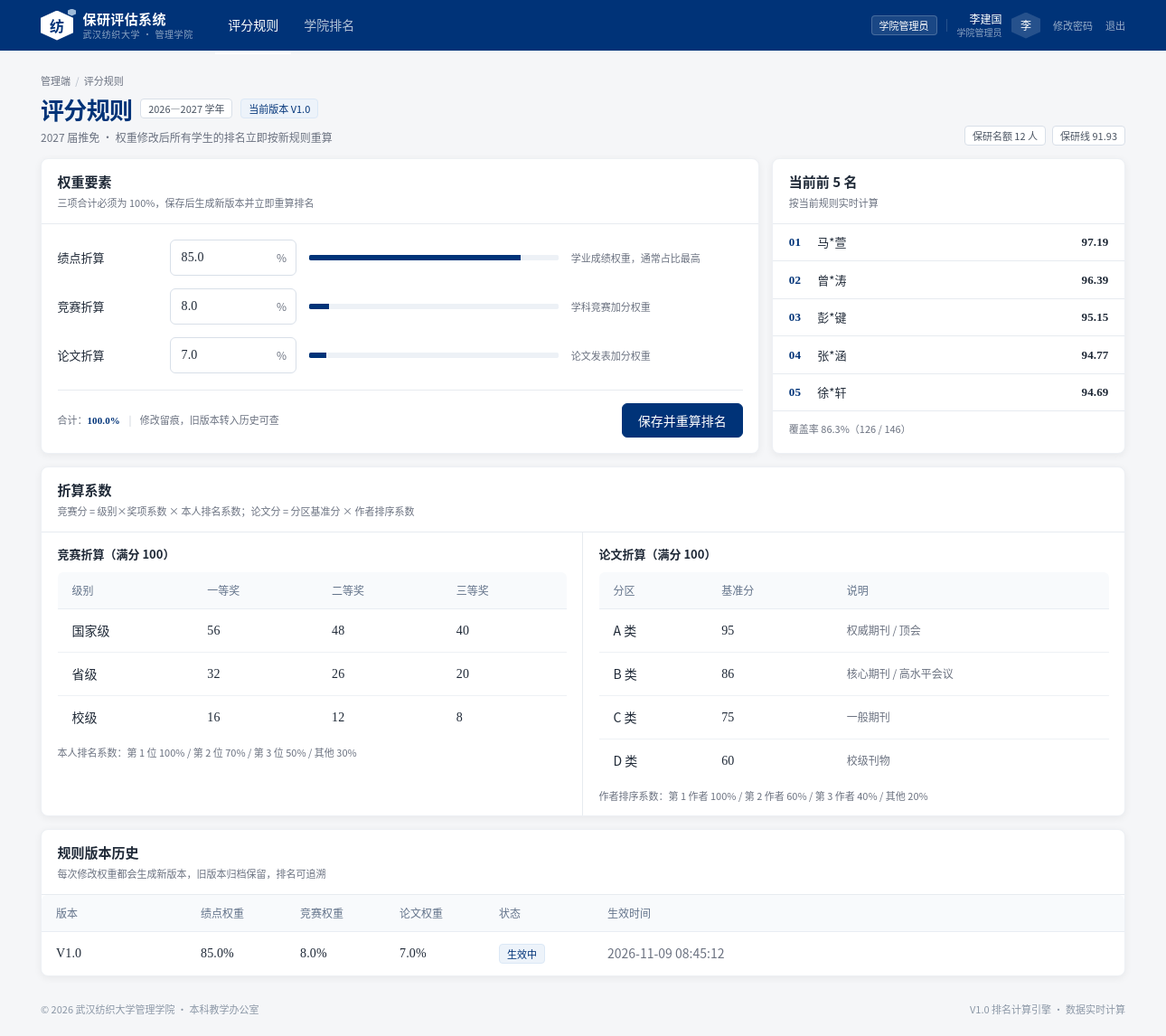
The page /admin/rules (signed in) on the database its author committed.
### tables this page shows
CREATE TABLE sys_config (
    key    TEXT PRIMARY KEY,
    value  TEXT NOT NULL,
    remark TEXT
);

CREATE TABLE score_rule (
    id           INTEGER PRIMARY KEY AUTOINCREMENT,
    year         INTEGER NOT NULL,
    version      TEXT NOT NULL,                    -- 如 V1.0
    gpa_weight   REAL NOT NULL,
    comp_weight  REAL NOT NULL,
    paper_weight REAL NOT NULL,
    gpa_scale    REAL NOT NULL DEFAULT 5.0,
    comp_coef    TEXT NOT NULL,                    -- JSON：级别×奖项 系数
    paper_coef   TEXT NOT NULL,                    -- JSON：分区 基准分
    comp_cap     REAL NOT NULL DEFAULT 100,
    paper_cap    REAL NOT NULL DEFAULT 100,
    status       TEXT NOT NULL DEFAULT 'ACTIVE' CHECK (status IN ('ACTIVE','ARCHIVED')),
    effective_at TEXT NOT NULL,
    created_by   INTEGER,
    created_at   TEXT NOT NULL DEFAULT (datetime('now','localtime')),
    UNIQUE (year, version)
);

CREATE TABLE participation (
    id           INTEGER PRIMARY KEY AUTOINCREMENT,
    student_id   INTEGER NOT NULL REFERENCES student(id),
    year         INTEGER NOT NULL,
    status       TEXT NOT NULL DEFAULT 'DRAFT' CHECK (status IN ('DRAFT','CONFIRMED','WITHDRAWN')),
    confirmed_at TEXT,
    UNIQUE (student_id, year)
);

### app.py (the view, shortened to what this page needs)
    @app.route("/admin/rules", methods=["GET", "POST"])
    @role_required("COLLEGE_ADMIN", "SCHOOL_ADMIN")
    def admin_rules():
        db = get_db()
        year = current_year(db)
        rule = scoring.load_rule(db, year)
        history = db.execute(
            "SELECT * FROM score_rule WHERE year = ? ORDER BY id DESC", (year,)
        ).fetchall()
        ranking = scoring.build_ranking(db, year)
        return render_template(
            "admin/rules.html",
            year=year, rule=rule, history=history,
            stats=ranking["stats"],
            top=ranking["rows"][:5],
            quota=scoring.get_quota(db),
            cutoff=scoring.cutoff_score(ranking, scoring.get_quota(db)),
            year_label=get_config(db, "academic_year_label"),
        )

### app.py (called while the page is built)
def current_year(db):
    row = db.execute("SELECT value FROM sys_config WHERE key = 'current_year'").fetchone()
    return int(row["value"]) if row else 2027

def get_config(db, key, default=""):
    row = db.execute("SELECT value FROM sys_config WHERE key = ?", (key,)).fetchone()
    return row["value"] if row else default

def role_required(*roles):
    def decorator(view):
        @functools.wraps(view)
        def wrapped(**kwargs):
            if "uid" not in session:
                return redirect(url_for("login", next=request.path))
            if session.get("role") not in roles:
                abort(403)
            return view(**kwargs)
        return wrapped
    return decorator

def csrf_token():
    token = session.get("_csrf")
    if not token:
        token = secrets.token_urlsafe(32)
        session["_csrf"] = token
    return token

### db.py (called while the page is built)
def get_db():
    if "db" not in g:
        g.db = sqlite3.connect(DB_PATH, detect_types=sqlite3.PARSE_DECLTYPES)
        g.db.row_factory = sqlite3.Row
        g.db.execute("PRAGMA foreign_keys = ON")
    return g.db

### scoring.py (called while the page is built)
def _d(value):
    return Decimal(str(value))

def round2(value):
    return float(_d(value).quantize(Decimal("0.01"), rounding=ROUND_HALF_UP))

def mask_name(name):
    if not name:
        return ""
    if len(name) <= 2:
        return name[0] + "*"
    return name[0] + "*" * (len(name) - 2) + name[-1]

def load_rule(db, year):
    row = db.execute(
        "SELECT * FROM score_rule WHERE year = ? AND status = 'ACTIVE' "
        "ORDER BY id DESC LIMIT 1",
        (year,),
    ).fetchone()
    if row is None:
        raise LookupError(f"{year} 年度尚未配置评分规则，请先由学院管理员配置")
    return {
        "id": row["id"],
        "year": row["year"],
        "version": row["version"],
        "gpa_weight": row["gpa_weight"],
        "comp_weight": row["comp_weight"],
        "paper_weight": row["paper_weight"],
        "gpa_scale": row["gpa_scale"],
        "comp_coef": json.loads(row["comp_coef"]),
        "paper_coef": json.loads(row["paper_coef"]),
        "comp_cap": row["comp_cap"],
        "paper_cap": row["paper_cap"],
    }

def calc_gpa_score(gpa, scale=5.0):
    if not gpa or not scale:
        return 0.0
    score = _d(gpa) / _d(scale) * 100
    return round2(min(max(score, Decimal("0")), Decimal("100")))

def get_quota(db):
    row = db.execute("SELECT value FROM sys_config WHERE key = 'quota_current'").fetchone()
    return int(row["value"]) if row else 0

### templates/admin/rules.html (shortened to what this page needs)
{% extends "base.html" %}
{% block content %}
{% set fmt = "%.2f" %}
<div class="mt-2 flex items-end justify-between">
  <div>
    <div class="flex items-center gap-1.5 text-[11px] text-muted">
      <span>管理端</span><span class="text-[#b4bcc7]">/</span><span>评分规则</span>
    </div>
    <div class="mt-1 flex items-center gap-2.5">
      <h1 class="text-[26px] font-semibold tracking-tight text-fdu-blue">评分规则</h1>
      <span class="badge badge-outline">{{ year_label }}</span>
      <span class="badge badge-blue">当前版本 {{ rule.version }}</span>
    </div>
    <p class="mt-1 text-[12px] text-muted">
      {{ year }} 届推免 · 权重修改后所有学生的排名立即按新规则重算
    </p>
  </div>
  <div class="flex items-center gap-2">
    <span class="badge badge-outline">保研名额 {{ quota }} 人</span>
    <span class="badge badge-outline">保研线 {{ fmt|format(cutoff) if cutoff is not none else '—' }}</span>
  </div>
</div>
<div class="mt-4 grid grid-cols-3 gap-4">
  <section class="card col-span-2">
    <div class="border-b border-line px-5 py-4">
      <h2 class="text-[15px] font-semibold text-ink">权重要素</h2>
      <p class="mt-1 text-[11px] text-muted">三项合计必须为 100%，保存后生成新版本并立即重算排名</p>
    </div>
    <form method="post" action="{{ url_for('admin_rules') }}" class="px-5 py-5">
      <div class="space-y-4">
        {% for f in [
            {'name':'gpa_weight','label':'绩点折算','value':rule.gpa_weight,'hint':'学业成绩权重，通常占比最高'},
            {'name':'comp_weight','label':'竞赛折算','value':rule.comp_weight,'hint':'学科竞赛加分权重'},
            {'name':'paper_weight','label':'论文折算','value':rule.paper_weight,'hint':'论文发表加分权重'}
        ] %}
        <div class="flex items-center gap-4">
          <div class="w-[110px] shrink-0 text-[13px] font-medium text-ink">{{ f.label }}</div>
          <div class="relative w-[140px]">
            <input name="{{ f.name }}" type="number" step="0.1" min="0" max="100"
                   class="input pr-8 font-num" value="{{ f.value }}" required />
            <span class="pointer-events-none absolute right-3 top-1/2 -translate-y-1/2 text-[12px] text-muted">%</span>
          </div>
          <div class="h-1.5 flex-1 overflow-hidden rounded-sm bg-[#edf1f6]">
            <div class="h-full bg-fdu-blue" style="width: {{ f.value }}%"></div>
          </div>
          <div class="w-[190px] shrink-0 text-[11px] text-muted">{{ f.hint }}</div>
        </div>
        {% endfor %}
      </div>
      <div class="mt-5 flex items-center justify-between border-t border-line pt-4">
        <p class="text-[11px] text-muted">
          合计：<span class="font-num font-semibold text-fdu-blue">{{ rule.gpa_weight + rule.comp_weight + rule.paper_weight }}%</span>
          <span class="mx-2 text-[#c3cad4]">|</span>
          修改留痕，旧版本转入历史可查
        </p>
        <button type="submit" class="btn btn-primary">保存并重算排名</button>
      </div>
    </form>
  </section>
  <section class="card">
    <div class="border-b border-line px-5 py-4">
      <h2 class="text-[15px] font-semibold text-ink">当前前 5 名</h2>
      <p class="mt-1 text-[11px] text-muted">按当前规则实时计算</p>
    </div>
    <ul class="divide-y divide-line">
      {% for r in top %}
      <li class="flex items-center gap-3 px-5 py-3">
        <span class="font-num w-6 text-[13px] font-semibold {{ 'text-fdu-blue' if loop.index <= quota else 'text-fdu-red' }}">
          {{ "%02d"|format(r.rank_college) }}
        </span>
        <span class="text-[13px] font-medium">{{ r.masked_name }}</span>
        <span class="ml-auto font-num text-[13px] font-semibold text-ink">{{ fmt|format(r.total) }}</span>
      </li>
      {% endfor %}
    </ul>
    <div class="border-t border-line px-5 py-3 text-[11px] text-muted">
      覆盖率 {{ stats.coverage }}%（{{ stats.confirmed }} / {{ stats.total_students }}）
    </div>
  </section>
</div>
<section class="card mt-4">
  <div class="border-b border-line px-5 py-4">
    <h2 class="text-[15px] font-semibold text-ink">折算系数</h2>
    <p class="mt-1 text-[11px] text-muted">
      竞赛分 = 级别×奖项系数 × 本人排名系数；论文分 = 分区基准分 × 作者排序系数
    </p>
  </div>
  <div class="grid grid-cols-2 gap-0">
    <div class="border-r border-line px-5 py-4">
      <h3 class="text-[13px] font-semibold text-ink">竞赛折算（满分 100）</h3>
      <table class="data-table mt-3">
        <thead>
          <tr><th>级别</th><th>一等奖</th><th>二等奖</th><th>三等奖</th></tr>
        </thead>
        <tbody>
          {% for level, awards in rule.comp_coef.items() %}
          <tr>
            <td class="font-medium">{{ {'NATIONAL':'国家级','PROVINCIAL':'省级','SCHOOL':'校级'}[level] }}</td>
            <td class="font-num">{{ awards.FIRST }}</td>
            <td class="font-num">{{ awards.SECOND }}</td>
            <td class="font-num">{{ awards.THIRD }}</td>
          </tr>
          {% endfor %}
        </tbody>
      </table>
      <p class="mt-2 text-[11px] text-muted">本人排名系数：第 1 位 100% / 第 2 位 70% / 第 3 位 50% / 其他 30%</p>
    </div>
    <div class="px-5 py-4">
      <h3 class="text-[13px] font-semibold text-ink">论文折算（满分 100）</h3>
      <table class="data-table mt-3">
        <thead>
          <tr><th>分区</th><th>基准分</th><th>说明</th></tr>
        </thead>
        <tbody>
          {% for key, val in rule.paper_coef.items() %}
          <tr>
            <td class="font-medium">{{ key }} 类</td>
            <td class="font-num">{{ val }}</td>
            <td class="text-muted text-[12px]">
              {{ {'A':'权威期刊 / 顶会','B':'核心期刊 / 高水平会议','C':'一般期刊','D':'校级刊物'}[key] }}
            </td>
          </tr>
          {% endfor %}
        </tbody>
      </table>
      <p class="mt-2 text-[11px] text-muted">作者排序系数：第 1 作者 100% / 第 2 作者 60% / 第 3 作者 40% / 其他 20%</p>
    </div>
  </div>
</section>
<section class="card mt-4">
  <div class="border-b border-line px-5 py-4">
    <h2 class="text-[15px] font-semibold text-ink">规则版本历史</h2>
    <p class="mt-1 text-[11px] text-muted">每次修改权重都会生成新版本，旧版本归档保留，排名可追溯</p>
  </div>
  <table class="data-table">
    <thead>
      <tr>
        <th class="w-[160px]">版本</th>
        <th class="w-[110px]">绩点权重</th>
        <th class="w-[110px]">竞赛权重</th>
        <th class="w-[110px]">论文权重</th>
        <th class="w-[120px]">状态</th>
        <th>生效时间</th>
      </tr>
    </thead>
    <tbody>
      {% for h in history %}
      <tr>
        <td class="font-medium font-num">{{ h.version }}</td>
        <td class="font-num">{{ h.gpa_weight }}%</td>
        <td class="font-num">{{ h.comp_weight }}%</td>
        <td class="font-num">{{ h.paper_weight }}%</td>
        <td>
          <span class="badge {{ 'badge-blue' if h.status == 'ACTIVE' else 'badge-gray' }}">
            {{ '生效中' if h.status == 'ACTIVE' else '已归档' }}
          </span>
        </td>
        <td class="text-muted">{{ h.effective_at }}</td>
      </tr>
      {% endfor %}
    </tbody>
  </table>
</section>
{% endblock %}

### static/css/styles.css (style rules this page uses)
:root { --fdu-blue: #003378; --fdu-blue-dark: #002a63; --fdu-red: #a61625; --canvas: #f5f6f8; --ink: #1f2937; --muted: #6b7280; --line: #e7ebf0; --card-shadow: 0 2px 8px rgba(0, 0, 0, 0.06); }
* { box-sizing: border-box; }
html { font-size: 14px; }
body { min-width: 1280px; margin: 0; background: var(--canvas); color: var(--ink); font-family: "PingFang SC", "Microsoft YaHei", "Hiragino Sans GB", "Noto Sans CJK SC", "Source Han Sans SC", system-ui, -apple-system, "Segoe UI", sans-serif; font-size: 14px; line-height: 1.5; -webkit-font-smoothing: antialiased; text-rendering: optimizeLegibility; }
button, input, select, textarea { font: inherit; }
button { -webkit-tap-highlight-color: transparent; }
.font-num { font-family: "Times New Roman", "PingFang SC", "Microsoft YaHei", serif; font-variant-numeric: tabular-nums; letter-spacing: 0.01em; }
.card { background: #ffffff; border: 1px solid #edf0f4; border-radius: 8px; box-shadow: var(--card-shadow); }
.btn { display: inline-flex; align-items: center; justify-content: center; gap: 7px; height: 38px; padding: 0 17px; border: 1px solid transparent; border-radius: 6px; background: transparent; color: var(--ink); font-size: 14px; font-weight: 500; line-height: 1; white-space: nowrap; cursor: pointer; transition: background-color 0.16s ease, border-color 0.16s ease, color 0.16s ease, box-shadow 0.16s ease; }
.btn-primary { background: var(--fdu-blue); border-color: var(--fdu-blue); color: #ffffff; }
.input, .select, .textarea { width: 100%; border: 1px solid #d8dfe8; border-radius: 6px; background: #ffffff; color: var(--ink); font-size: 14px; line-height: 1.5; transition: border-color 0.16s ease, box-shadow 0.16s ease, background-color 0.16s ease; }
.input, .select { height: 40px; padding: 0 12px; }
.input::placeholder, .textarea::placeholder { color: #a6afbb; }
.badge { display: inline-flex; align-items: center; justify-content: center; gap: 4px; height: 22px; padding: 0 8px; border: 1px solid transparent; border-radius: 4px; font-size: 11px; font-weight: 500; line-height: 1; white-space: nowrap; }
.badge-blue { background: #edf3fa; border-color: #dbe8f6; color: var(--fdu-blue); }
.badge-outline { background: #ffffff; border-color: #d8dfe8; color: #4b5563; }
.data-table { width: 100%; border-collapse: separate; border-spacing: 0; font-size: 14px; line-height: 1.5; }
.data-table thead th { padding: 11px 16px; border-bottom: 1px solid #e8edf3; background: #f8fafc; color: #64748b; font-size: 12px; font-weight: 500; text-align: left; white-space: nowrap; }
.data-table thead th:first-child { border-top-left-radius: 6px; }
.data-table thead th:last-child { border-top-right-radius: 6px; }
.data-table tbody td { padding: 13px 16px; border-bottom: 1px solid #eef1f5; vertical-align: middle; }
.data-table tbody tr:last-child td { border-bottom: 0; }
.data-table tbody tr { transition: background-color 0.14s ease; }

### rows shown on the page
sys_config: value "2026—2027 学年"
score_rule: version "V1.0", label "绩点折算", gpa_weight "85.0", hint "学业成绩权重，通常占比最高", label "竞赛折算", comp_weight "8.0", hint "学科竞赛加分权重", label "论文折算", paper_weight "7.0", hint "论文发表加分权重", rule.gpa_weight+rule.comp_weight+rule.paper_weight "100.0", status "生效中", effective_at "2026-11-09 08:45:12"
participation: rank_college "01", masked_name "马*萱", total "97.19"
participation: rank_college "02", masked_name "曾*涛", total "96.39"
participation: rank_college "03", masked_name "彭*键", total "95.15"
participation: rank_college "04", masked_name "张*涵", total "94.77"
participation: rank_college "05", masked_name "徐*轩", total "94.69"

### other values the page prints
{{ current_user.role_label }} "学院管理员"
{{ current_user.name }} "李建国"
{{ role_label[current_user.role] }} "学院管理员"
{{ current_user.name[0] if current_user.name else '·' }} "李"
{{ year }} "2027"
{{ quota }} "12"
{{ fmt|format(cutoff) if cutoff is not none else '—' }} "91.93"
{{ stats.coverage }} "86.3"
{{ stats.confirmed }} "126"
{{ stats.total_students }} "146"
{{ {'NATIONAL':'国家级','PROVINCIAL':'省级','SCHOOL':'校级'}[level] }} "国家级" "省级" "校级"
{{ awards.FIRST }} "56" "32" "16"
{{ awards.SECOND }} "48" "26" "12"
{{ awards.THIRD }} "40" "20" "8"
{{ key }} "A" "B" "C" "D"
